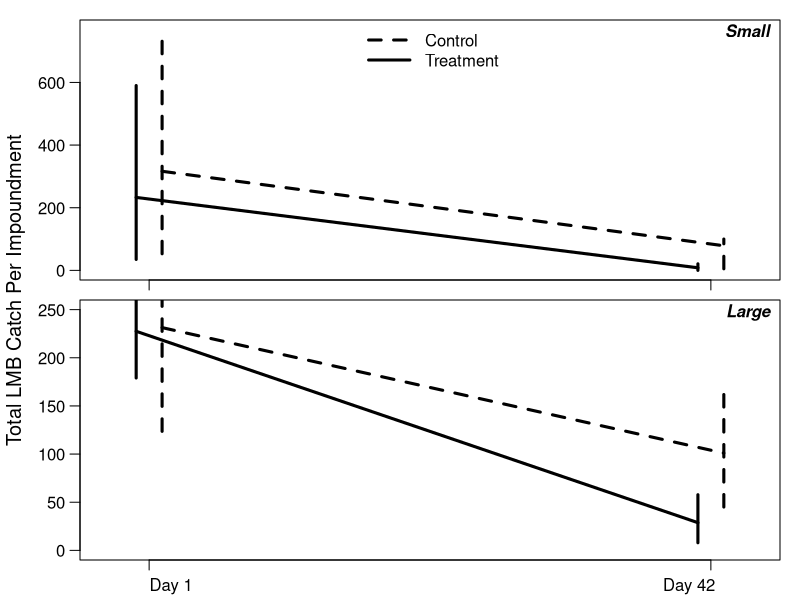

This chart was generated by the following R code:

dat = read.csv("lmb_seine.csv", stringsAsFactors = F)

datsub = dat[dat$period %in% c("before", "followup") & dat$event %in% c(1,3),]
unique(datsub$event)
unique(datsub$period)

df = aggregate(datsub['count'], list(lake = datsub$lake, period = datsub$period, 
                                  type = datsub$type, event = datsub$event, 
                                  year = datsub$year, size = datsub$size_class), sum)
# df = df[df$year == "2018",]
# # df = df[df$year == "2017",]

df$period = as.factor(df$period); df$period = relevel(df$period, ref = "before")
sml_mean = with(subset(df, size == "small"), tapply(count, list(period, type), mean))
sml_lwr = with(subset(df, size == "small"), tapply(count, list(period, type), function(x) quantile(x, 0.1)))
sml_upr = with(subset(df, size == "small"), tapply(count, list(period, type), function(x) quantile(x, 0.9)))
big_mean = with(subset(df, size == "big"), tapply(count, list(period, type), mean))
big_lwr = with(subset(df, size == "big"), tapply(count, list(period, type), function(x) quantile(x, 0.1)))
big_upr = with(subset(df, size == "big"), tapply(count, list(period, type), function(x) quantile(x, 0.9)))

ppi = 600
x = c(0.85,2.15)
xc = x + 0.03
xt = x - 0.03
png("lmb_day1-42-18.png", h = 7 * ppi, w = 4 * ppi, res = ppi)
par(mfrow = c(2,1), mar = c(0.5,1,0.5,1), oma = c(1.5,3,0.5,0), cex.axis = 1, cex.lab = 1.2, mgp = c(1,0.75,0))
plot(x = 1, y = 1, type = "n", xlab = "", ylab = "", xlim = c(0.75,2.25), ylim = range(sml_lwr, sml_upr) * c(1,1.05), las = 1, xaxt = "n")    
usr = par("usr"); xdiff = usr[2] - usr[1]; ydiff = usr[4] - usr[3]
points(sml_mean[,"control"] ~ xc, type = "l", pch = 16, lwd = 3, cex = 1.2, lty = 2)
points(sml_mean[,"treat"] ~ xt, type = "l", pch = 16, lwd = 3, cex = 1.2)
arrows(xc, sml_lwr[,"control"], xc, sml_upr[,"control"], length = 0, lwd = 3, lty = 2)
arrows(xt, sml_lwr[,"treat"], xt, sml_upr[,"treat"], length = 0, lwd = 3)
axis(side = 1, at = x, labels = rep("", 2))
legend("top", legend = c("Control", "Treatment"), seg.len = c(2.75,2.75),
       bty = "n", lty = c(2,1), lwd = c(3,3))
text(x = usr[2] - xdiff * 0, y = usr[4] - ydiff * 0.05, pos = 2, "Small", font = 4)

plot(x = 1, y = 1, type = "n", xlab = "", ylab = "", xlim = c(0.75,2.25), ylim = range(0,250),las = 1, xaxt = "n")     
usr = par("usr"); xdiff = usr[2] - usr[1]; ydiff = usr[4] - usr[3]
points(big_mean[,"control"] ~ xc, type = "l", pch = 16, lwd = 3, cex = 1.2, lty = 2)
points(big_mean[,"treat"] ~ xt, type = "l", pch = 16, lwd = 3, cex = 1.2)
arrows(xc, big_lwr[,"control"], xc, big_upr[,"control"], length = 0, lwd = 3, lty = 2)
arrows(xt, big_lwr[,"treat"], xt, big_upr[,"treat"], length = 0, lwd = 3)
axis(side = 1, at = x, labels = rep("", 2))
text(x = usr[2] - xdiff * 0, y = usr[4] - ydiff * 0.05, pos = 2, "Large", font = 4)
mtext(side = 2, outer = T, "Total LMB Catch Per Impoundment", line = 1.75, cex = 1.2)                                                       
mtext(side = 1, at = c(0.15,0.85), line = 0.25, outer = T, text = c("Day 1", "Day 42"), xpd = T, cex = 1)
dev.off()

